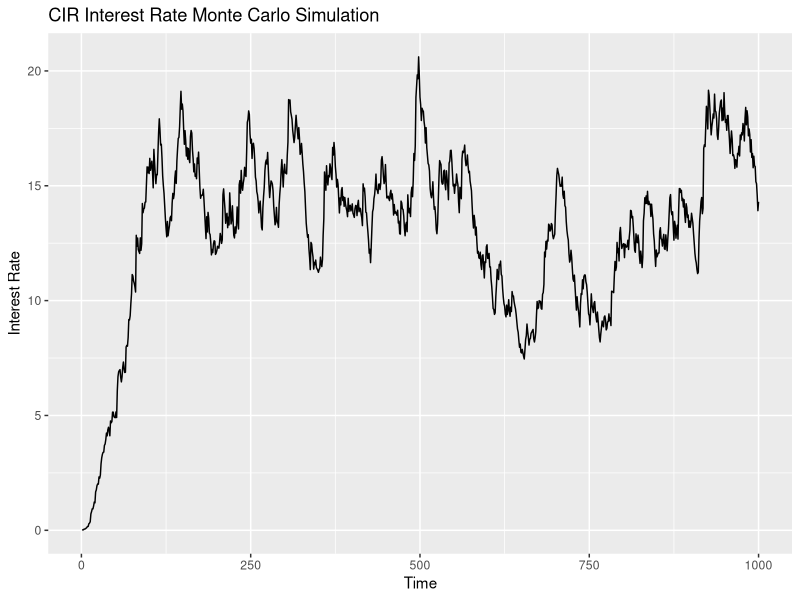

Write R code to recreate this figure.
# Load required libraries
library(ggplot2)

# Function for CIR interest rate Monte Carlo simulation with standard normal shocks
cir_simulation <- function(theta, alpha, sigma, steps) {
  dt <- 1  # Time increment
  
  r <- numeric(steps)  # Vector to store simulated interest rates
  r[1] <- theta  # Initial interest rate
  
  for (i in 2:steps) {
    # Generate standard normal shock term
    dW <- rnorm(1, mean = 0, sd = 1)
    
    # Calculate next interest rate using CIR model equation
    gamma <- sqrt(alpha^2 + 2 * sigma^2)
    psi <- (gamma + alpha) * dt
    
    z <- dW^2
    r[i] <- r[i - 1] + (alpha * (theta - r[i - 1]) * dt) + (sigma * sqrt(r[i - 1]) * sqrt(dt) * sqrt(z) / sqrt(psi))
  }
  
  return(r)
}

# Set model parameters
theta <- 0.01  # Long-term mean or equilibrium interest rate
alpha <- 0.05  # Speed of mean reversion
sigma <- 0.1  # Volatility

# Set number of simulation steps
steps <- 1000

# Perform CIR Monte Carlo simulation with standard normal shocks
simulated_rates <- cir_simulation(theta, alpha, sigma, steps)

# Create time vector
time <- 1:steps

# Plot simulated interest rates
plot_data <- data.frame(Time = time, Rate = simulated_rates)
ggplot(plot_data, aes(x = Time, y = Rate)) +
  geom_line() +
  xlab("Time") +
  ylab("Interest Rate") +
  ggtitle("CIR Interest Rate Monte Carlo Simulation")
